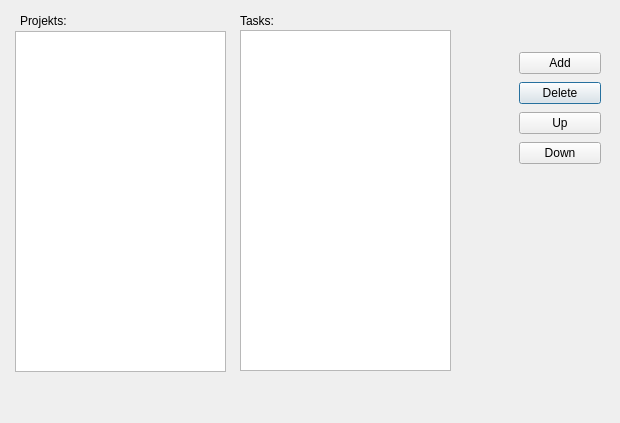
<?xml version="1.0" encoding="UTF-8"?>
<ui version="4.0">
 <class>ProjectViev</class>
 <widget class="QDialog" name="ProjectViev">
  <property name="geometry">
   <rect>
    <x>0</x>
    <y>0</y>
    <width>620</width>
    <height>423</height>
   </rect>
  </property>
  <property name="windowTitle">
   <string>Pojects editor</string>
  </property>
  <widget class="QListWidget" name="listWidgetProjects">
   <property name="geometry">
    <rect>
     <x>15</x>
     <y>31</y>
     <width>211</width>
     <height>341</height>
    </rect>
   </property>
  </widget>
  <widget class="QWidget" name="gridLayoutWidget">
   <property name="geometry">
    <rect>
     <x>519</x>
     <y>50</y>
     <width>82</width>
     <height>116</height>
    </rect>
   </property>
   <layout class="QGridLayout" name="gridLayout">
    <item row="1" column="0">
     <widget class="QPushButton" name="pushButtonDelete">
      <property name="text">
       <string>Delete</string>
      </property>
     </widget>
    </item>
    <item row="0" column="0">
     <widget class="QPushButton" name="pushButtonAdd">
      <property name="text">
       <string>Add</string>
      </property>
     </widget>
    </item>
    <item row="2" column="0">
     <widget class="QPushButton" name="pushButtonUp">
      <property name="text">
       <string>Up</string>
      </property>
     </widget>
    </item>
    <item row="3" column="0">
     <widget class="QPushButton" name="pushButtonDelete_2">
      <property name="text">
       <string>Down</string>
      </property>
     </widget>
    </item>
   </layout>
  </widget>
  <widget class="QListView" name="listViewTasks">
   <property name="geometry">
    <rect>
     <x>240</x>
     <y>30</y>
     <width>211</width>
     <height>341</height>
    </rect>
   </property>
  </widget>
  <widget class="QLabel" name="label">
   <property name="geometry">
    <rect>
     <x>20</x>
     <y>10</y>
     <width>71</width>
     <height>21</height>
    </rect>
   </property>
   <property name="text">
    <string>Projekts:</string>
   </property>
  </widget>
  <widget class="QLabel" name="label_2">
   <property name="geometry">
    <rect>
     <x>240</x>
     <y>10</y>
     <width>71</width>
     <height>21</height>
    </rect>
   </property>
   <property name="text">
    <string>Tasks:</string>
   </property>
  </widget>
 </widget>
 <resources/>
 <connections/>
</ui>
